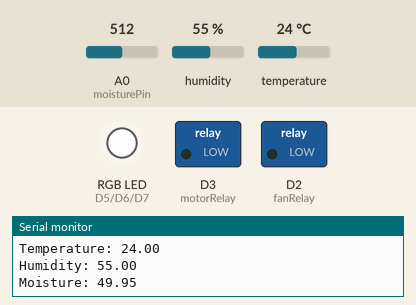
Bench run of a sketch on a simulated ESP8266 (NodeMCU). Shown: switched loads named in the sketch (green lamp = pin HIGH), an RGB LED mixed from three pins (HIGH = lit), the last lines printed to the serial monitor. The test bench sets the inputs (shaded band); at power-on: temperature 24 °C, A0 (moisturePin) = 512, humidity 55 %. WiFi joins after 1.5 s; servers stay silent unless stated; network time is answered at once with the bench clock; the local clock reads 2024-03-15 10:24:30 at power-on unless the sketch sets it.

Above: at 3.2 s.
3.3 s: temperature set to 28 °C
At 5.6 s:
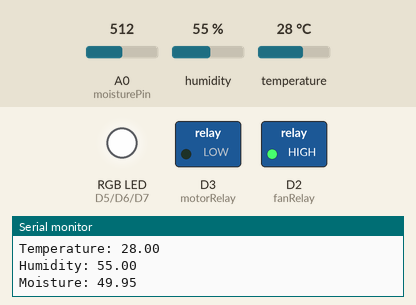
6.2 s: A0 (moisturePin) set to 500
At 7.2 s:
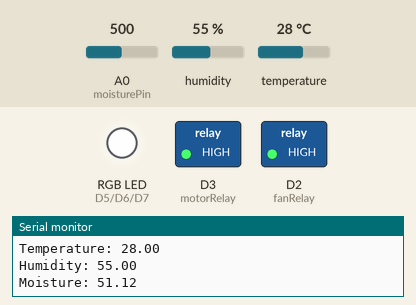
8.2 s: temperature set to 12 °C
At 10.0 s:
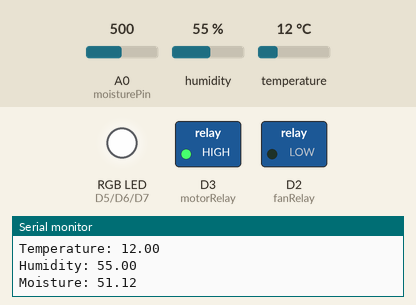
10.3 s: temperature set to 33 °C
At 11.7 s:
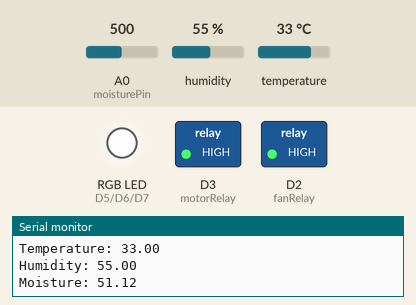
12.3 s: temperature set to 19 °C
At 13.3 s:
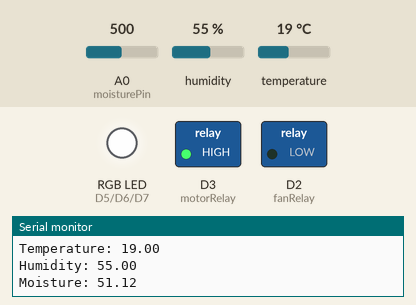
14.3 s: A0 (moisturePin) set to 716
At 16.1 s:
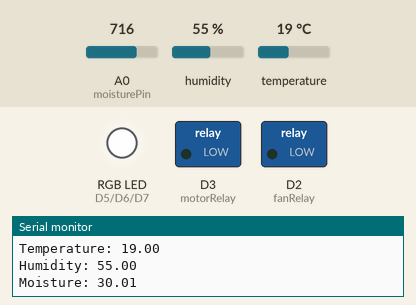
Timing chart, 0 to 17.4 s (numbered marks = the images above; inputs shaded):
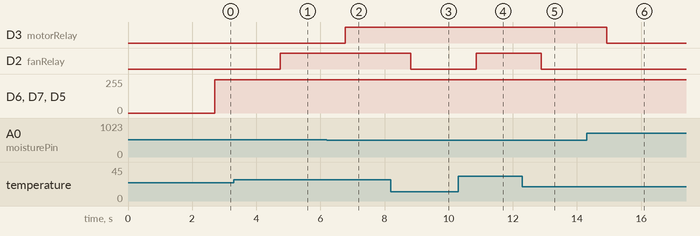

The sketch:

withRGB.ino
```cpp
#include <ESP8266WiFi.h>
#include <DHT.h>
#include <Firebase_ESP_Client.h>
#include <NTPClient.h>
#include <WiFiUdp.h>
// Provide the token generation process info.
#include "addons/TokenHelper.h"
// Provide the RTDB payload printing info and other helper functions.
#include "addons/RTDBHelper.h"

// Insert your network credentials
#define WIFI_SSID "SolarVFS"
#define WIFI_PASSWORD "Maju@2022"
// Insert Firebase project API Key
#define API_KEY "AIzaSyAJ6XUW90uW5ud0Cf3DceczE-4kBCQuvGg"
// Insert Authorized Email and Corresponding Password
#define USER_EMAIL "admin1@svf.org"
#define USER_PASSWORD "maju@1234"
// Insert RTDB URLefine the RTDB URL
#define DATABASE_URL "https://solarverticalfarming-default-rtdb.firebaseio.com/"

// Pin GPIO Definition
#define DHTPIN D1          // GPIO Pin where the dht11 is connected
DHT dht = DHT(DHTPIN, DHT11 , 6);
uint8_t  moisturePin = A0;             // moisteure sensor pin
uint8_t  fanRelay = D2;              // Fan Relay Signal Pin
uint8_t  motorRelay = D3;            // Motor Pump Relay Signal Pin
uint8_t  Red = D5 ;                  //
uint8_t  Green = D6 ;
uint8_t  Blue = D7;

//Conditional Programming
bool fanCon = false;
bool motorCon = false;
int rgbState = 0;
int Tlimit = 27;
int Mlimit = 50 ;

// Define Firebase objects
FirebaseData fbdo;
FirebaseAuth auth;
FirebaseConfig config;

// Variable to save USER UID
String uid;

// Database main path (to be updated in setup with the user UID)
String databasePath;
// Database child nodes
String tempPath = "/temperature";
String humPath = "/humidity";
String moisPath = "/moisture";
String timePath = "/timestamp";

// Parent Node (to be updated in every loop)
String parentPath;

FirebaseJson json;

// Define NTP Client to get time
WiFiUDP ntpUDP;
NTPClient timeClient(ntpUDP, "pool.ntp.org");
// Variable to save current epoch time
int timestamp;
// Variable to save sensors reading
float temperature;
float humidity;
float moisture;
// Timer variables (send new readings every 1 minutes)
unsigned long sendDataPrevMillis = 0;
unsigned long timerDelay = 60000;

void initWiFi() {
  WiFi.begin(WIFI_SSID, WIFI_PASSWORD);
  Serial.print("Connecting to WiFi ..");
  while (WiFi.status() != WL_CONNECTED) {
    Serial.print('.');
    delay(1000);
  }
  Serial.println(WiFi.localIP());
  Serial.println();
}

// Function that gets current epoch time
unsigned long getTime() {
  timeClient.update();
  unsigned long now = timeClient.getEpochTime();
  return now;
}


void setup() {
  Serial.begin(115200);
  dht.begin();
  pinMode(fanRelay , OUTPUT);
  pinMode(motorRelay , OUTPUT);
  pinMode(Red , OUTPUT);
  pinMode(Green , OUTPUT);
  pinMode(Blue , OUTPUT);
  initWiFi();
  timeClient.begin();
  // Assign the api key (required)
  config.api_key = API_KEY;

  // Assign the user sign in credentials
  auth.user.email = USER_EMAIL;
  auth.user.password = USER_PASSWORD;

  // Assign the RTDB URL (required)
  config.database_url = DATABASE_URL;

  Firebase.reconnectWiFi(true);
  fbdo.setResponseSize(4096);
  // Assign the callback function for the long running token generation task */
  config.token_status_callback = tokenStatusCallback; //see addons/TokenHelper.h

  // Assign the maximum retry of token generation
  config.max_token_generation_retry = 5;

  // Initialize the library with the Firebase authen and config
  Firebase.begin(&config, &auth);

  // Getting the user UID might take a few seconds
  Serial.println("Getting User UID");
  while ((auth.token.uid) == "") {
    Serial.print('.');
    delay(1000);
  }
  // Print user UID
  uid = auth.token.uid.c_str();
  Serial.print("User UID: ");
  Serial.println(uid);

  // Update database path
  databasePath = "/UsersData/" + uid + "/readings";

}

void loop() {
  readsensor();
  // Send new readings to database
  if (Firebase.ready() && (millis() - sendDataPrevMillis > timerDelay || sendDataPrevMillis == 0)){
    sendDataPrevMillis = millis();

    //Get current timestamp
    timestamp = getTime();
    Serial.print ("time: ");
    Serial.println (timestamp);

    parentPath= databasePath + "/" + String(timestamp);

    json.set(tempPath.c_str(), String(temperature));
    json.set(humPath.c_str(), String(humidity));
    json.set(moisPath.c_str(), String(moisture));
    json.set(timePath, String(timestamp));
    Serial.print("Set json... ");
    Serial.print( Firebase.RTDB.setJSON(&fbdo, parentPath.c_str(), &json) ? "ok" : fbdo.errorReason().c_str());
    Serial.println("------SENT------");
    if (rgbState == 0) {
      RGBcontroller(250,250,250); //white
      rgbState = 1;
      Serial.println("White Color");
    }
    else if (rgbState == 1) {
      RGBcontroller(250,0,0); //red
      rgbState = 2;
      Serial.println("Red Color");
    }
    else if (rgbState == 2) {
      RGBcontroller(0,250,0); //green;
      rgbState = 3;
      Serial.println("Green Color");
    }
    else if (rgbState == 3) {
      RGBcontroller(0,0,250); //blue
      rgbState = 0;
      Serial.println("Blue Color");
    }
  }
  checkFan(temperature , Tlimit);
  checkMotor(moisture , Mlimit);


}

void readsensor(){
  temperature = dht.readTemperature();     // read temperature;
  humidity = dht.readHumidity();     // read humiduty;

  if (isnan(temperature) || isnan(humidity))

  {

    Serial.println("Failed to read from DHT sensor!");
    delay(3000);

    return;

  }
  moisture =  ( 100.00 - ( (analogRead(moisturePin) / 1023.00) * 100.00 ) );
    Serial.println("--------- Sensors Readings -----------");
  Serial.print("Temperature: ");
  Serial.print(temperature);
  Serial.println("");
  Serial.print("Humidity: ");
  Serial.print(humidity);
  Serial.println("");
  Serial.print("Moisture: ");
  Serial.print(moisture);
  Serial.println("");
  delay(500);
}

void checkFan(float temperatureF,float limitTempt){
  if (temperatureF >= limitTempt){
    if (fanCon == false){
    digitalWrite(fanRelay , HIGH);
    fanCon = true;
    Serial.println("Fan ON");
    }
  }
  else{
    if (fanCon == true){
      digitalWrite(fanRelay , LOW);
      fanCon = false;
      Serial.println("Fan OFF");
    }
  }
}

void checkMotor(float moistureF , float limitMois){
  if(moistureF >= limitMois){
    if (motorCon == false) {
    digitalWrite(motorRelay , HIGH);
    motorCon = true;
    Serial.println("Motor Pump ON");
    }
  }
  else{
    if (motorCon == true){
    digitalWrite(motorRelay , LOW);
      motorCon = false;
      Serial.println("Motor Pump OFF");
    }
  }
}

void RGBcontroller( int R , int G , int B){
  if (R >= 0 && R <= 255){
    analogWrite(Red , R);
  }
  if (G >= 0 && G <= 255){
    analogWrite(Green , G);
  }
  if (B >= 0 && B <= 255){
    analogWrite(Blue , B);
  }
}
```

Measured:
- the behaviour switches between 26 and 27 °C on temperature (found by bisection; images 0 and 1)
- the behaviour switches between 512 and 511 on A0 (moisturePin) (found by bisection; images 1 and 2)
- after the input at 3.3 s, D2 (fanRelay): LOW → HIGH after 1.4 s
- after the input at 6.2 s, D3 (motorRelay): LOW → HIGH after 0.58 s
- after the input at 8.2 s, D2 (fanRelay): HIGH → LOW after 0.62 s
- after the input at 10.3 s, D2 (fanRelay): LOW → HIGH after 0.55 s
- after the input at 12.3 s, D2 (fanRelay): HIGH → LOW after 0.59 s
- after the input at 14.3 s, D3 (motorRelay): HIGH → LOW after 0.62 s
